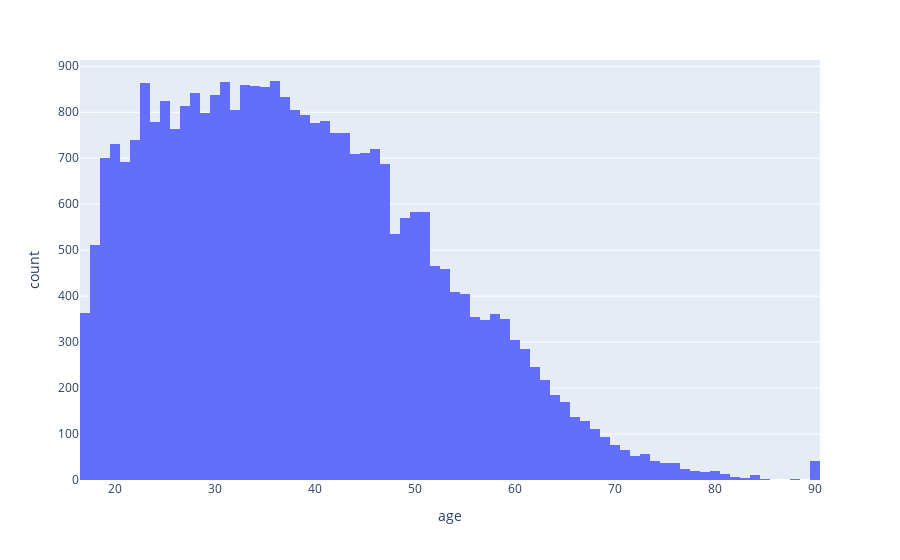
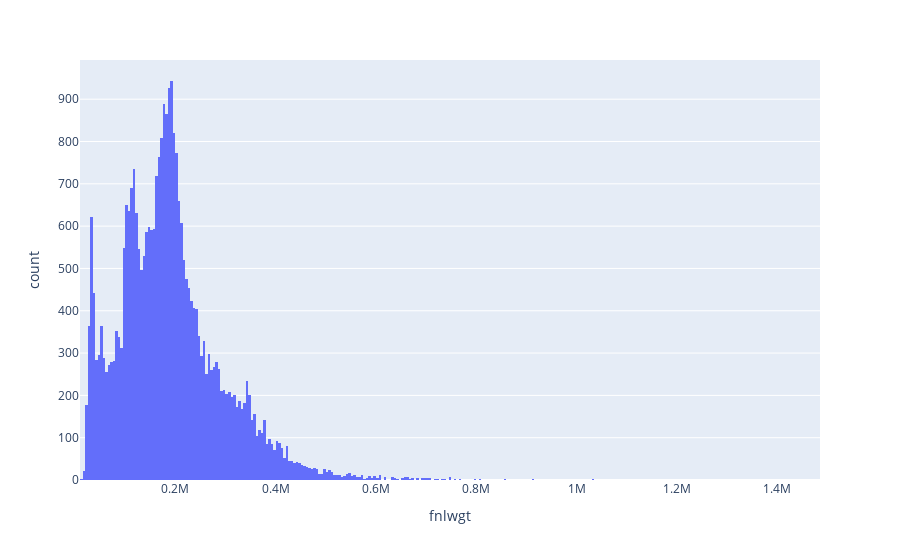
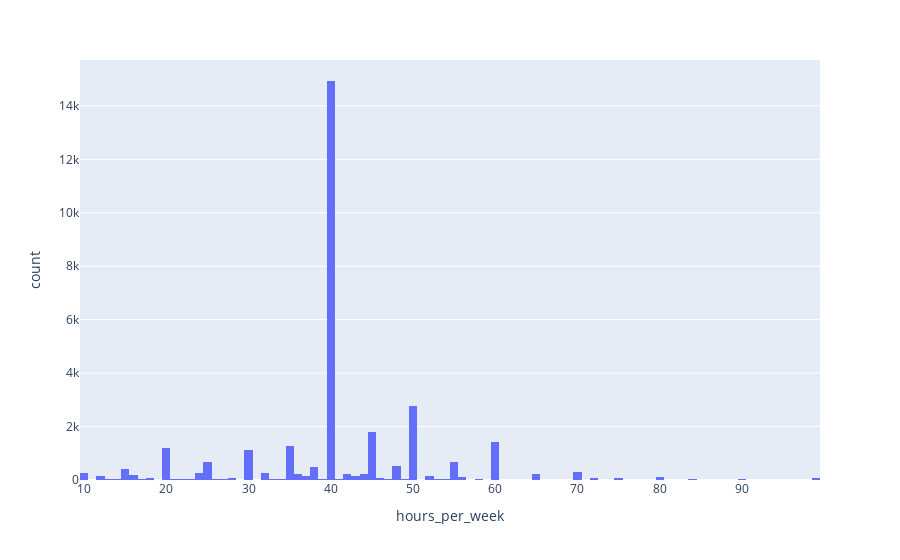

Notebook code cell kept with these figures, in order:
### Markdown cell above
**Problem 13.** Premium question. By using for loop create an interactive histogram for ‘age’, ‘hours per week’ and ‘fnlwgt’ variables. What is your conclusion about distribution of those variables?

### Code cell
for x in data_numeric.columns: 
    px.histogram(data_numeric, x=x).show()

### Figure 1 — Plotly figure (JSON) as saved in the notebook; plotly's stock layout.template omitted (floating-point values rounded to 4 significant figures; data arrays with more than 128 entries replaced by an {"elided": "..."} marker saying what was removed)
{"data": [{"alignmentgroup": "True", "bingroup": "x", "hovertemplate": "age=%{x}<br>count=%{y}<extra></extra>", "legendgroup": "", "marker": {"color": "#636efa", "pattern": {"shape": ""}}, "name": "", "offsetgroup": "", "orientation": "v", "showlegend": false, "type": "histogram", "x": {"elided": "31527 int values"}, "xaxis": "x", "yaxis": "y"}], "layout": {"barmode": "relative", "legend": {"tracegroupgap": 0}, "margin": {"t": 60}, "xaxis": {"anchor": "y", "domain": [0, 1], "title": {"text": "age"}}, "yaxis": {"anchor": "x", "domain": [0, 1], "title": {"text": "count"}}}}

### Figure 2 — Plotly figure (JSON) as saved in the notebook; plotly's stock layout.template omitted (floating-point values rounded to 4 significant figures; data arrays with more than 128 entries replaced by an {"elided": "..."} marker saying what was removed)
{"data": [{"alignmentgroup": "True", "bingroup": "x", "hovertemplate": "fnlwgt=%{x}<br>count=%{y}<extra></extra>", "legendgroup": "", "marker": {"color": "#636efa", "pattern": {"shape": ""}}, "name": "", "offsetgroup": "", "orientation": "v", "showlegend": false, "type": "histogram", "x": {"elided": "31527 int values"}, "xaxis": "x", "yaxis": "y"}], "layout": {"barmode": "relative", "legend": {"tracegroupgap": 0}, "margin": {"t": 60}, "xaxis": {"anchor": "y", "domain": [0, 1], "title": {"text": "fnlwgt"}}, "yaxis": {"anchor": "x", "domain": [0, 1], "title": {"text": "count"}}}}

### Figure 3 — Plotly figure (JSON) as saved in the notebook; plotly's stock layout.template omitted (floating-point values rounded to 4 significant figures; data arrays with more than 128 entries replaced by an {"elided": "..."} marker saying what was removed)
{"data": [{"alignmentgroup": "True", "bingroup": "x", "hovertemplate": "hours_per_week=%{x}<br>count=%{y}<extra></extra>", "legendgroup": "", "marker": {"color": "#636efa", "pattern": {"shape": ""}}, "name": "", "offsetgroup": "", "orientation": "v", "showlegend": false, "type": "histogram", "x": {"elided": "31527 int values"}, "xaxis": "x", "yaxis": "y"}], "layout": {"barmode": "relative", "legend": {"tracegroupgap": 0}, "margin": {"t": 60}, "xaxis": {"anchor": "y", "domain": [0, 1], "title": {"text": "hours_per_week"}}, "yaxis": {"anchor": "x", "domain": [0, 1], "title": {"text": "count"}}}}
